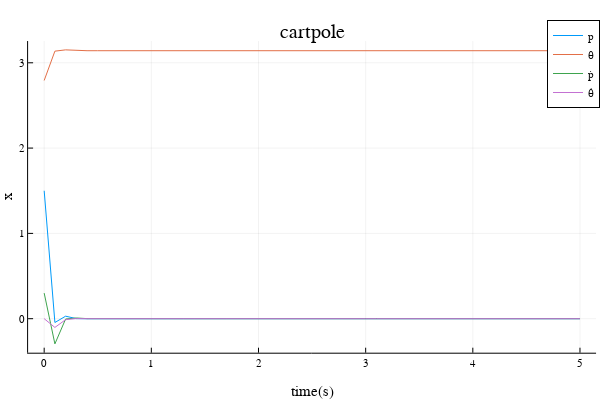

The notebook cell saved with this chart:
### Markdown cell above
## Part A: Infinite Horizon LQR about an equilibrium (10 pts)
Here we are going to solve for the infinite horizon LQR gain, and use it to stabilize the cartpole about the unstable equilibrium.

### Code cell
@testset "LQR about eq" begin
    
    # states and control sizes 
    nx = 4 
    nu = 1 
    
    # desired x and g (linearize about these)
    xgoal = [0, pi, 0, 0]
    ugoal = [0]
    
    # initial condition (slightly off of our linearization point)
    x0 = [0, pi, 0, 0] + [1.5, deg2rad(-20), .3, 0]
    
    # simulation size 
    dt = 0.1 
    tf = 5.0 
    t_vec = 0:dt:tf
    N = length(t_vec)
    X = [zeros(nx) for i = 1:N]
    X[1] = x0 
    
    # estimated parameters (design our controller with these)
    params_est = (mc = 1.0, mp = 0.2, l = 0.5)
    
    # real paremeters (simulate our system with these)
    params_real = (mc = 1.2, mp = 0.16, l = 0.55)
    
    # TODO: solve for the infinite horizon LQR gain Kinf
    
    # cost terms 
    Q = diagm([1,1,.05,.1])
    Qf = 1*Q
    R = 0.1*diagm(ones(nu))
    
    #Find linearized A and B matrices
    u0 = zeros(nu)
    A = FD.jacobian(x_ -> dynamics(params_est, x_, ugoal), xgoal)
    B = FD.jacobian(u_ -> dynamics(params_est, xgoal, u_), ugoal)
        
    P = deepcopy(Qf)
    P_prev = deepcopy(P)
    K = zeros(nx, nu)
    for ricatti_iter = 1:1000
        K = (R+B'*P*B)\(B'*P*A)
        P = Q + K'*R*K + (A-B*K)'*P*(A - B*K)
        if norm(P - P_prev, 2) < 1e-5
            break
        end
        P_prev = P
    end

    Kinf = K
    
    # TODO: simulate this controlled system with rk4(params_real, ...)
    for i in 1:N-1
        x_tilde = (X[i] - xgoal)
        uk = ugoal - Kinf*x_tilde
        X[i+1] = X[i] - rk4(params_real, x_tilde, uk, dt)
    end
    
    # ---------------tests and plots/animations---------------
    @test X[1] == x0 
    @test norm(X[end])>0
    @test norm(X[end] - xgoal) < 0.1 
    
    Xm = hcat(X...)
    display(plot(t_vec,Xm',title = "cartpole",
                 xlabel = "time(s)", ylabel = "x",
                 label = ["p" "θ" "ṗ" "θ̇"]))
    
    # animation stuff
    display(animate_cartpole(X, dt))
    # ---------------tests and plots/animations---------------
end

### Figure 1 — Plotly figure (JSON) as saved in the notebook; plotly's stock layout.template omitted (floating-point values rounded to 4 significant figures)
{"data": [{"colorbar": {"len": 0.8657, "title": "", "x": 0.9934, "y": 0.5087}, "legendgroup": "p", "line": {"color": "rgba(0, 154, 250, 1.000)", "dash": "solid", "shape": "linear", "width": 1}, "mode": "lines", "name": "p", "showlegend": true, "type": "scatter", "x": [0, 0.1, 0.2, 0.3, 0.4, 0.5, 0.6, 0.7, 0.8, 0.9, 1, 1.1, 1.2, 1.3, 1.4, 1.5, 1.6, 1.7, 1.8, 1.9, 2, 2.1, 2.2, 2.3, 2.4, 2.5, 2.6, 2.7, 2.8, 2.9, 3, 3.1, 3.2, 3.3, 3.4, 3.5, 3.6, 3.7, 3.8, 3.9, 4, 4.1, 4.2, 4.3, 4.4, 4.5, 4.6, 4.7, 4.8, 4.9, 5], "xaxis": "x", "y": [1.5, -0.04476, 0.02933, 0.0007948, -0.0007893, -0.0001067, 6.871e-06, 3.297e-06, 2.037e-07, -5.56e-08, -1.102e-08, 9.385e-11, 2.72e-10, 2.803e-11, -3.338e-12, -1.037e-12, -3.607e-14, 2.058e-14, 3.17e-15, -1.578e-16, -7.579e-17, 9.272e-20, 9.214e-21, 9.156e-22, 9.098e-23, 9.041e-24, 8.984e-25, 8.927e-26, 8.871e-27, 8.815e-28, 8.76e-29, 8.704e-30, 8.65e-31, 8.595e-32, 8.541e-33, 8.487e-34, 8.434e-35, 8.381e-36, 8.328e-37, 8.275e-38, 8.223e-39, 8.171e-40, 8.12e-41, 8.069e-42, 8.018e-43, 7.968e-44, 7.917e-45, 7.867e-46, 7.818e-47, 7.769e-48, 7.72e-49], "yaxis": "y"}, {"colorbar": {"len": 0.8657, "title": "", "x": 0.9934, "y": 0.5087}, "legendgroup": "θ", "line": {"color": "rgba(227, 111, 71, 1.000)", "dash": "solid", "shape": "linear", "width": 1}, "mode": "lines", "name": "θ", "showlegend": true, "type": "scatter", "x": [0, 0.1, 0.2, 0.3, 0.4, 0.5, 0.6, 0.7, 0.8, 0.9, 1, 1.1, 1.2, 1.3, 1.4, 1.5, 1.6, 1.7, 1.8, 1.9, 2, 2.1, 2.2, 2.3, 2.4, 2.5, 2.6, 2.7, 2.8, 2.9, 3, 3.1, 3.2, 3.3, 3.4, 3.5, 3.6, 3.7, 3.8, 3.9, 4, 4.1, 4.2, 4.3, 4.4, 4.5, 4.6, 4.7, 4.8, 4.9, 5], "xaxis": "x", "y": [2.793, 3.136, 3.151, 3.143, 3.141, 3.142, 3.142, 3.142, 3.142, 3.142, 3.142, 3.142, 3.142, 3.142, 3.142, 3.142, 3.142, 3.142, 3.142, 3.142, 3.142, 3.142, 3.142, 3.142, 3.142, 3.142, 3.142, 3.142, 3.142, 3.142, 3.142, 3.142, 3.142, 3.142, 3.142, 3.142, 3.142, 3.142, 3.142, 3.142, 3.142, 3.142, 3.142, 3.142, 3.142, 3.142, 3.142, 3.142, 3.142, 3.142, 3.142], "yaxis": "y"}, {"colorbar": {"len": 0.8657, "title": "", "x": 0.9934, "y": 0.5087}, "legendgroup": "ṗ", "line": {"color": "rgba(62, 164, 78, 1.000)", "dash": "solid", "shape": "linear", "width": 1}, "mode": "lines", "name": "ṗ", "showlegend": true, "type": "scatter", "x": [0, 0.1, 0.2, 0.3, 0.4, 0.5, 0.6, 0.7, 0.8, 0.9, 1, 1.1, 1.2, 1.3, 1.4, 1.5, 1.6, 1.7, 1.8, 1.9, 2, 2.1, 2.2, 2.3, 2.4, 2.5, 2.6, 2.7, 2.8, 2.9, 3, 3.1, 3.2, 3.3, 3.4, 3.5, 3.6, 3.7, 3.8, 3.9, 4, 4.1, 4.2, 4.3, 4.4, 4.5, 4.6, 4.7, 4.8, 4.9, 5], "xaxis": "x", "y": [0.3, -0.2953, -0.003758, 0.008406, 0.001024, -8.561e-05, -3.384e-05, -1.733e-06, 6.105e-07, 1.09e-07, -2.361e-09, -2.851e-09, -2.611e-10, 3.862e-11, 1.049e-11, 2.505e-13, -2.212e-13, -3.074e-14, 1.956e-15, 7.575e-16, -9.595e-19, -9.535e-20, -9.475e-21, -9.415e-22, -9.356e-23, -9.297e-24, -9.239e-25, -9.18e-26, -9.122e-27, -9.065e-28, -9.008e-29, -8.951e-30, -8.895e-31, -8.839e-32, -8.783e-33, -8.728e-34, -8.673e-35, -8.618e-36, -8.564e-37, -8.51e-38, -8.456e-39, -8.403e-40, -8.35e-41, -8.298e-42, -8.245e-43, -8.193e-44, -8.142e-45, -8.09e-46, -8.04e-47, -7.989e-48, -7.939e-49], "yaxis": "y"}, {"colorbar": {"len": 0.8657, "title": "", "x": 0.9934, "y": 0.5087}, "legendgroup": "θ̇", "line": {"color": "rgba(195, 113, 210, 1.000)", "dash": "solid", "shape": "linear", "width": 1}, "mode": "lines", "name": "θ̇", "showlegend": true, "type": "scatter", "x": [0, 0.1, 0.2, 0.3, 0.4, 0.5, 0.6, 0.7, 0.8, 0.9, 1, 1.1, 1.2, 1.3, 1.4, 1.5, 1.6, 1.7, 1.8, 1.9, 2, 2.1, 2.2, 2.3, 2.4, 2.5, 2.6, 2.7, 2.8, 2.9, 3, 3.1, 3.2, 3.3, 3.4, 3.5, 3.6, 3.7, 3.8, 3.9, 4, 4.1, 4.2, 4.3, 4.4, 4.5, 4.6, 4.7, 4.8, 4.9, 5], "xaxis": "x", "y": [0, -0.1023, -0.01138, 0.001162, 0.0003993, 1.684e-05, -7.605e-06, -1.246e-06, 4.193e-08, 3.423e-08, 2.813e-09, -4.996e-10, -1.224e-10, -1.752e-12, 2.709e-12, 3.429e-13, -2.615e-14, -1.11e-14, -5.846e-16, 1.492e-16, 1.483e-17, 1.474e-18, 1.464e-19, 1.455e-20, 1.446e-21, 1.437e-22, 1.428e-23, 1.419e-24, 1.41e-25, 1.401e-26, 1.392e-27, 1.383e-28, 1.375e-29, 1.366e-30, 1.357e-31, 1.349e-32, 1.34e-33, 1.332e-34, 1.324e-35, 1.315e-36, 1.307e-37, 1.299e-38, 1.29e-39, 1.282e-40, 1.274e-41, 1.266e-42, 1.258e-43, 1.25e-44, 1.242e-45, 1.235e-46, 1.227e-47], "yaxis": "y"}], "layout": {"annotations": [{"font": {"color": "rgba(0, 0, 0, 1.000)", "family": "sans-serif", "size": 20}, "rotation": 0, "showarrow": false, "text": "cartpole", "x": 0.5201, "xanchor": "center", "xref": "paper", "y": 1, "yanchor": "top", "yref": "paper"}], "height": 400, "legend": {"bgcolor": "rgba(255, 255, 255, 1.000)", "bordercolor": "rgba(0, 0, 0, 1.000)", "borderwidth": 1, "font": {"color": "rgba(0, 0, 0, 1.000)", "family": "sans-serif", "size": 11}, "title": {"font": {"color": "rgba(0, 0, 0, 1.000)", "family": "sans-serif", "size": 15}, "text": ""}, "tracegroupgap": 0, "traceorder": "normal", "x": 1, "xanchor": "auto", "y": 1, "yanchor": "auto"}, "margin": {"b": 20, "l": 0, "r": 0, "t": 20}, "paper_bgcolor": "rgba(255, 255, 255, 1.000)", "plot_bgcolor": "rgba(255, 255, 255, 1.000)", "showlegend": true, "width": 600, "xaxis": {"anchor": "y", "domain": [0.04684, 0.9934], "gridcolor": "rgba(0, 0, 0, 0.100)", "gridwidth": 0.5, "linecolor": "rgba(0, 0, 0, 1.000)", "mirror": false, "range": [-0.15, 5.15], "showgrid": true, "showline": true, "showticklabels": true, "tickangle": 0, "tickcolor": "rgb(0, 0, 0)", "tickfont": {"color": "rgba(0, 0, 0, 1.000)", "family": "sans-serif", "size": 11}, "tickmode": "array", "ticks": "inside", "ticktext": ["0", "1", "2", "3", "4", "5"], "tickvals": [0, 1, 2, 3, 4, 5], "title": "time(s)", "titlefont": {"color": "rgba(0, 0, 0, 1.000)", "family": "sans-serif", "size": 15}, "type": "-", "visible": true, "zeroline": false, "zerolinecolor": "rgba(0, 0, 0, 1.000)"}, "yaxis": {"anchor": "x", "domain": [0.07581, 0.9415], "gridcolor": "rgba(0, 0, 0, 0.100)", "gridwidth": 0.5, "linecolor": "rgba(0, 0, 0, 1.000)", "mirror": false, "range": [-0.3987, 3.255], "showgrid": true, "showline": true, "showticklabels": true, "tickangle": 0, "tickcolor": "rgb(0, 0, 0)", "tickfont": {"color": "rgba(0, 0, 0, 1.000)", "family": "sans-serif", "size": 11}, "tickmode": "array", "ticks": "inside", "ticktext": ["0", "1", "2", "3"], "tickvals": [0, 1, 2, 3], "title": "x", "titlefont": {"color": "rgba(0, 0, 0, 1.000)", "family": "sans-serif", "size": 15}, "type": "-", "visible": true, "zeroline": false, "zerolinecolor": "rgba(0, 0, 0, 1.000)"}}}
